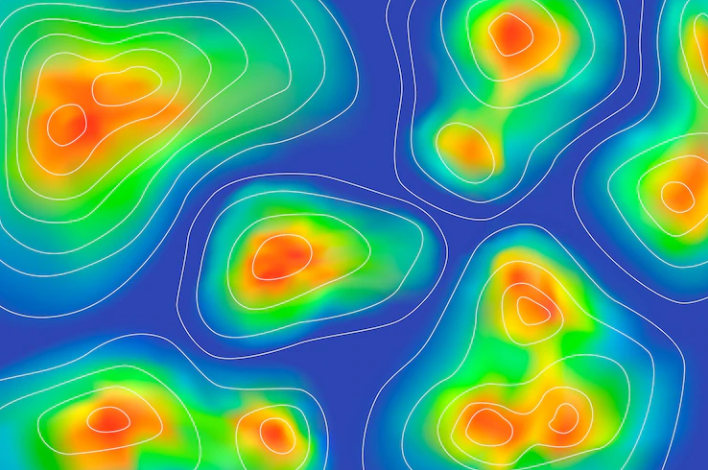
#> input picture python/mapa_calor1.png, 708 x 470 px
$ python main.py
#> lines starting #> are read from the running program, lines starting #| are printed output that depends on the picture
import cv2
import matplotlib.pyplot as plt
import numpy as np

row_iter = 2
col_iter = 2

if __name__ == "__main__":
    img = cv2.imread('./mapa_calor1.png', 0)
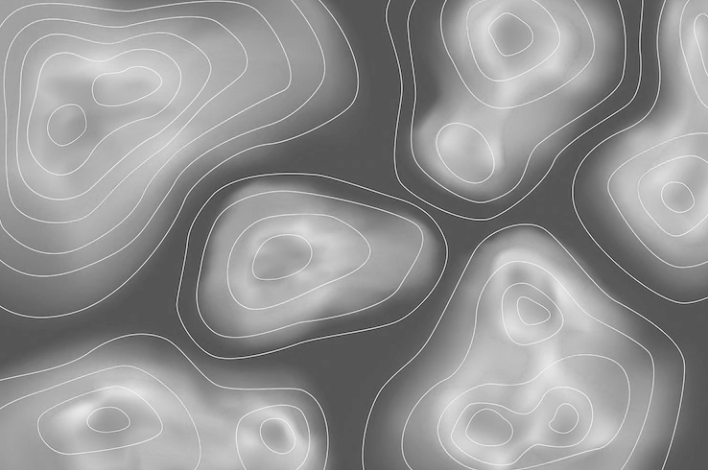
#> img: shape (470, 708); min 39, max 239, mean 146.8
    plt.imshow(img, cmap='gray')
    height, width = img.shape
#> height = 470; width = 708
    map_created = []
    mesh = []
    for height_iter in range(0, height, col_iter):
        row_created = []
        for width_iter in range(0, width, row_iter):
            data = img[height_iter:height_iter+col_iter, width_iter:width_iter+row_iter]
            sum_data = 0.0
            for val_i in data:
                for val_j in val_i:
                    sum_data += val_j
            row_created.append([height_iter, width_iter, (sum_data / (row_iter*col_iter))])
            pass
        map_created.append(row_created)
        pass
#> after the loop, map_created = 235 items
    pass

    for i in range(len(map_created)-1):
        for j in range(len(map_created[i])-1):
            x = np.array(map_created[i][j])
            y = np.array(map_created[i][j+1])
            z = np.array(map_created[i+1][j+1])
            p1 = y - x
            p2 = z - x
            c_prod = np.cross(p1, p2)

            x = np.append(x, c_prod)
            y = np.append(y, c_prod)
            z = np.append(z, c_prod)
            mesh.append(x)
            mesh.append(y)
            mesh.append(z)

            x = np.array(map_created[i][j])
            y = np.array(map_created[i+1][j+1])
            z = np.array(map_created[i+1][j])
            p1 = y - x
            p2 = z - x
            c_prod = np.cross(p1, p2)

            x = np.append(x, c_prod)
            y = np.append(y, c_prod)
            z = np.append(z, c_prod)
            mesh.append(x)
            mesh.append(y)
            mesh.append(z)
#> after the loop, mesh = 495612 items

    fopen = open("./points.csv", 'w')
    for i in range(len(map_created)):
        for j in range(len(map_created[i])):
            fopen.write(str((i+1)/4) + ", " + str((j+1)/4) + ", " + str(map_created[i][j][2]/255*30) + "\n")

    fopen = open("C:/Users/LAPTOP1/Documents/GitHub/CG-Rasterizacion/resources/models/mesh.csv", 'w')
    for i in range(len(mesh)):
        fopen.write(str(mesh[i][0]/4) + ", " + str(30-(mesh[i][2]/255*40)) + ", " + str(mesh[i][1]/4) + ", " +
                    str(mesh[i][3]) + ", " + str(mesh[i][5]) + ", " + str(mesh[i][4]) + "\n")

    print(len(map_created))
#| 235
    print(len(map_created[1]))
#| 354

$ run again, with python/mapa_calor2.png copied over python/mapa_calor1.png
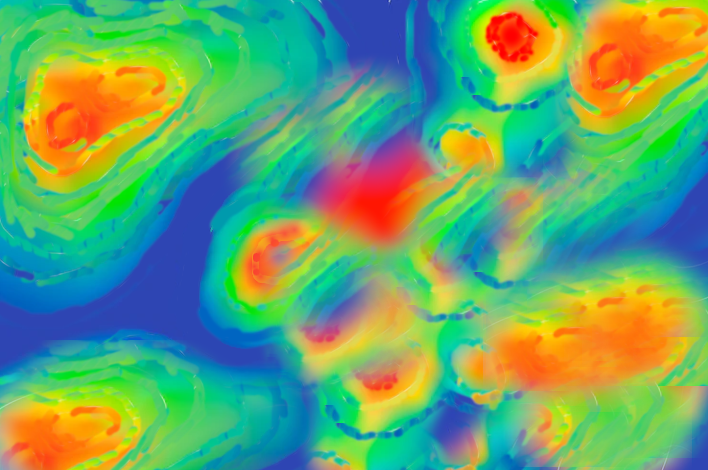
#> input picture python/mapa_calor2.png, 708 x 470 px
#> `img = cv2.imread('./mapa_calor1.png', 0)`:
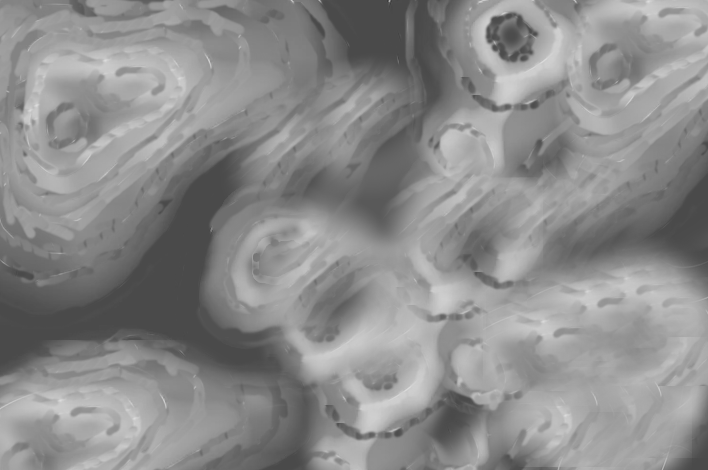
#> img: shape (470, 708); min 61, max 220, mean 139.5
#> after the loop `for height_iter in range(0, height, col_iter):`: map_created = 235 items
#> after the loop `for i in range(len(map_created)-1):`: mesh = 495612 items
#| 235
#| 354

$ run again, with python/mapa_calor3.png copied over python/mapa_calor1.png
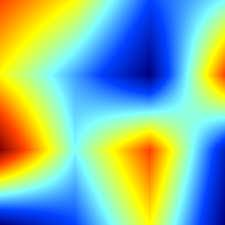
#> input picture python/mapa_calor3.png, 225 x 225 px
#> `img = cv2.imread('./mapa_calor1.png', 0)`:
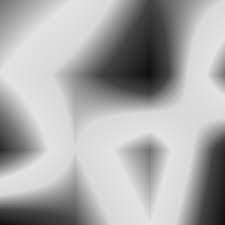
#> img: shape (225, 225); min 15, max 231, mean 170.6
#> after the loop `for height_iter in range(0, height, col_iter):`: map_created = 113 items
#> the loop `for i in range(len(map_created)-1):` made 112 passes
#> after the loop `for i in range(len(map_created)-1):`: mesh = 75264 items
#> the loop `for i in range(len(map_created)):` made 113 passes
#| 113
#| 113

$ run again, with python/mapa_calor4.png copied over python/mapa_calor1.png
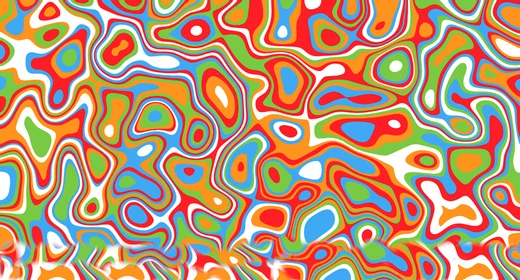
#> input picture python/mapa_calor4.png, 520 x 280 px
#> `img = cv2.imread('./mapa_calor1.png', 0)`:
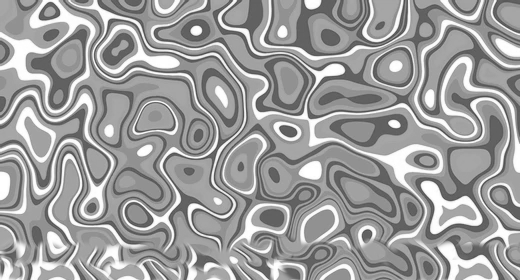
#> img: shape (280, 520); min 72, max 255, mean 157.5
#> after the loop `for height_iter in range(0, height, col_iter):`: map_created = 140 items
#> the loop `for i in range(len(map_created)-1):` made 139 passes
#> after the loop `for i in range(len(map_created)-1):`: mesh = 216006 items
#> the loop `for i in range(len(map_created)):` made 140 passes
#| 140
#| 260
